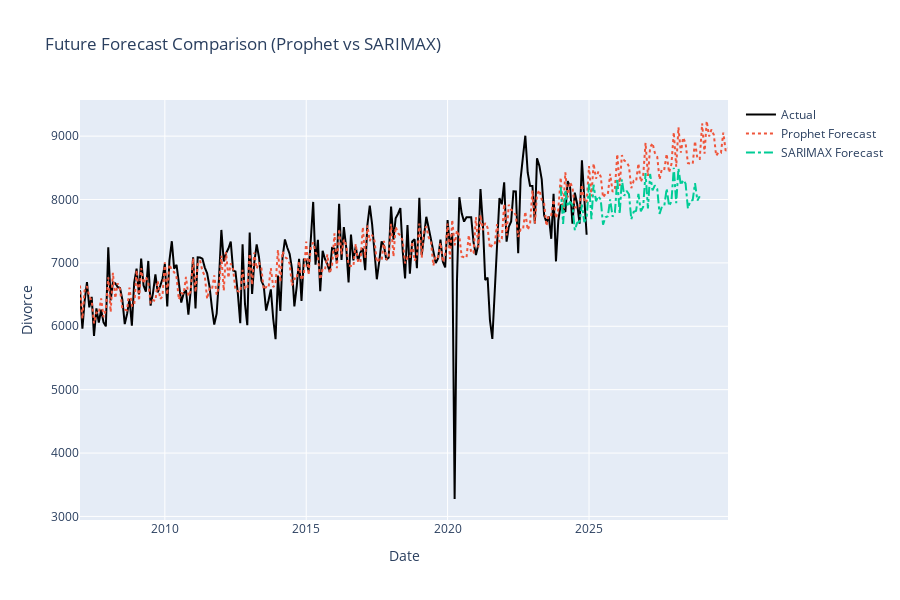

Here is the notebook cell this chart was saved with:
### Code cell
FUTURE_STEPS = 60
fig_future_all = go.Figure()

# Actual
fig_future_all.add_trace(go.Scatter(
    x=df["ds"],
    y=df["Divorce"],
    name="Actual",
    line=dict(color="black", width=2)
))


# Prophet
fig_future_all.add_trace(go.Scatter(
    x=forecast_future["ds"],
    y=forecast_future["yhat"],
    name="Prophet Forecast",
    line=dict(dash="dot")
))

# SARIMAX (ใช้ model สุดท้าย)
last_arima_model = list(arima_model_results.values())[-1]
sarimax_future = last_arima_model.forecast(steps=FUTURE_STEPS)

fig_future_all.add_trace(go.Scatter(
    x=sarimax_future.index,
    y=sarimax_future.values,
    name="SARIMAX Forecast",
    line=dict(dash="dashdot")
))

fig_future_all.update_layout(
    title="Future Forecast Comparison (Prophet vs SARIMAX)",
    xaxis_title="Date",
    yaxis_title="Divorce",
    hovermode="x unified",
    height=600
)

fig_future_all.show()
